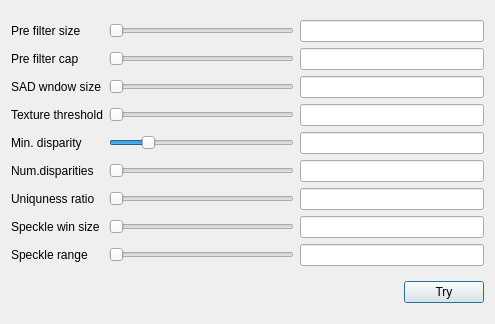
<?xml version="1.0" encoding="UTF-8"?>
<ui version="4.0">
 <class>AdjustBMParam</class>
 <widget class="QDialog" name="AdjustBMParam">
  <property name="geometry">
   <rect>
    <x>0</x>
    <y>0</y>
    <width>495</width>
    <height>324</height>
   </rect>
  </property>
  <property name="windowTitle">
   <string>BM Parameters</string>
  </property>
  <layout class="QVBoxLayout" name="verticalLayout">
   <item>
    <layout class="QGridLayout" name="gridLayout">
     <item row="0" column="0">
      <widget class="QLabel" name="label">
       <property name="text">
        <string>Pre filter size</string>
       </property>
      </widget>
     </item>
     <item row="0" column="1">
      <widget class="QSlider" name="preFilterSz">
       <property name="minimum">
        <number>5</number>
       </property>
       <property name="maximum">
        <number>255</number>
       </property>
       <property name="orientation">
        <enum>Qt::Horizontal</enum>
       </property>
      </widget>
     </item>
     <item row="0" column="2">
      <widget class="QLineEdit" name="pSz"/>
     </item>
     <item row="1" column="0">
      <widget class="QLabel" name="label_2">
       <property name="text">
        <string>Pre filter cap</string>
       </property>
      </widget>
     </item>
     <item row="1" column="1">
      <widget class="QSlider" name="preFilterCap">
       <property name="minimum">
        <number>1</number>
       </property>
       <property name="maximum">
        <number>31</number>
       </property>
       <property name="value">
        <number>1</number>
       </property>
       <property name="orientation">
        <enum>Qt::Horizontal</enum>
       </property>
      </widget>
     </item>
     <item row="1" column="2">
      <widget class="QLineEdit" name="pCap"/>
     </item>
     <item row="2" column="0">
      <widget class="QLabel" name="label_3">
       <property name="text">
        <string>SAD wndow size</string>
       </property>
      </widget>
     </item>
     <item row="2" column="1">
      <widget class="QSlider" name="SADWndSz">
       <property name="minimum">
        <number>5</number>
       </property>
       <property name="maximum">
        <number>255</number>
       </property>
       <property name="singleStep">
        <number>2</number>
       </property>
       <property name="orientation">
        <enum>Qt::Horizontal</enum>
       </property>
      </widget>
     </item>
     <item row="2" column="2">
      <widget class="QLineEdit" name="sadSz"/>
     </item>
     <item row="3" column="0">
      <widget class="QLabel" name="label_4">
       <property name="text">
        <string>Texture threshold</string>
       </property>
      </widget>
     </item>
     <item row="3" column="1">
      <widget class="QSlider" name="textureth">
       <property name="minimum">
        <number>1</number>
       </property>
       <property name="maximum">
        <number>200</number>
       </property>
       <property name="orientation">
        <enum>Qt::Horizontal</enum>
       </property>
      </widget>
     </item>
     <item row="3" column="2">
      <widget class="QLineEdit" name="textTh"/>
     </item>
     <item row="4" column="0">
      <widget class="QLabel" name="label_5">
       <property name="text">
        <string>Min. disparity</string>
       </property>
      </widget>
     </item>
     <item row="4" column="1">
      <widget class="QSlider" name="minDisp">
       <property name="minimum">
        <number>-30</number>
       </property>
       <property name="maximum">
        <number>130</number>
       </property>
       <property name="orientation">
        <enum>Qt::Horizontal</enum>
       </property>
      </widget>
     </item>
     <item row="4" column="2">
      <widget class="QLineEdit" name="minDisp_2"/>
     </item>
     <item row="5" column="0">
      <widget class="QLabel" name="label_6">
       <property name="text">
        <string>Num.disparities</string>
       </property>
      </widget>
     </item>
     <item row="5" column="1">
      <widget class="QSlider" name="numDisp">
       <property name="minimum">
        <number>1</number>
       </property>
       <property name="maximum">
        <number>20</number>
       </property>
       <property name="singleStep">
        <number>16</number>
       </property>
       <property name="pageStep">
        <number>16</number>
       </property>
       <property name="orientation">
        <enum>Qt::Horizontal</enum>
       </property>
       <property name="tickPosition">
        <enum>QSlider::NoTicks</enum>
       </property>
       <property name="tickInterval">
        <number>0</number>
       </property>
      </widget>
     </item>
     <item row="5" column="2">
      <widget class="QLineEdit" name="numDisp_2"/>
     </item>
     <item row="6" column="0">
      <widget class="QLabel" name="label_7">
       <property name="text">
        <string>Uniquness ratio</string>
       </property>
      </widget>
     </item>
     <item row="6" column="1">
      <widget class="QSlider" name="uniq">
       <property name="minimum">
        <number>1</number>
       </property>
       <property name="maximum">
        <number>200</number>
       </property>
       <property name="orientation">
        <enum>Qt::Horizontal</enum>
       </property>
      </widget>
     </item>
     <item row="6" column="2">
      <widget class="QLineEdit" name="uniqRatio"/>
     </item>
     <item row="7" column="0">
      <widget class="QLabel" name="label_8">
       <property name="text">
        <string>Speckle win size</string>
       </property>
      </widget>
     </item>
     <item row="7" column="1">
      <widget class="QSlider" name="speckleWndSz">
       <property name="minimum">
        <number>1</number>
       </property>
       <property name="orientation">
        <enum>Qt::Horizontal</enum>
       </property>
      </widget>
     </item>
     <item row="7" column="2">
      <widget class="QLineEdit" name="spkSz"/>
     </item>
     <item row="8" column="0">
      <widget class="QLabel" name="label_9">
       <property name="text">
        <string>Speckle range</string>
       </property>
      </widget>
     </item>
     <item row="8" column="1">
      <widget class="QSlider" name="specklerange">
       <property name="minimum">
        <number>1</number>
       </property>
       <property name="orientation">
        <enum>Qt::Horizontal</enum>
       </property>
      </widget>
     </item>
     <item row="8" column="2">
      <widget class="QLineEdit" name="spkRag"/>
     </item>
    </layout>
   </item>
   <item>
    <layout class="QHBoxLayout" name="horizontalLayout">
     <item>
      <spacer name="horizontalSpacer">
       <property name="orientation">
        <enum>Qt::Horizontal</enum>
       </property>
       <property name="sizeHint" stdset="0">
        <size>
         <width>378</width>
         <height>20</height>
        </size>
       </property>
      </spacer>
     </item>
     <item>
      <widget class="QPushButton" name="tryBtn">
       <property name="text">
        <string>Try</string>
       </property>
      </widget>
     </item>
    </layout>
   </item>
  </layout>
 </widget>
 <resources/>
 <connections>
  <connection>
   <sender>tryBtn</sender>
   <signal>clicked()</signal>
   <receiver>AdjustBMParam</receiver>
   <slot>tryParam()</slot>
   <hints>
    <hint type="sourcelabel">
     <x>423</x>
     <y>271</y>
    </hint>
    <hint type="destinationlabel">
     <x>319</x>
     <y>288</y>
    </hint>
   </hints>
  </connection>
  <connection>
   <sender>preFilterSz</sender>
   <signal>sliderMoved(int)</signal>
   <receiver>AdjustBMParam</receiver>
   <slot>updateFilterSize()</slot>
   <hints>
    <hint type="sourcelabel">
     <x>156</x>
     <y>18</y>
    </hint>
    <hint type="destinationlabel">
     <x>82</x>
     <y>6</y>
    </hint>
   </hints>
  </connection>
  <connection>
   <sender>preFilterCap</sender>
   <signal>sliderMoved(int)</signal>
   <receiver>AdjustBMParam</receiver>
   <slot>updateFilterCap()</slot>
   <hints>
    <hint type="sourcelabel">
     <x>224</x>
     <y>44</y>
    </hint>
    <hint type="destinationlabel">
     <x>502</x>
     <y>49</y>
    </hint>
   </hints>
  </connection>
  <connection>
   <sender>SADWndSz</sender>
   <signal>sliderMoved(int)</signal>
   <receiver>AdjustBMParam</receiver>
   <slot>updateSADWinSz()</slot>
   <hints>
    <hint type="sourcelabel">
     <x>266</x>
     <y>79</y>
    </hint>
    <hint type="destinationlabel">
     <x>54</x>
     <y>57</y>
    </hint>
   </hints>
  </connection>
  <connection>
   <sender>textureth</sender>
   <signal>sliderMoved(int)</signal>
   <receiver>AdjustBMParam</receiver>
   <slot>updateTexture()</slot>
   <hints>
    <hint type="sourcelabel">
     <x>145</x>
     <y>99</y>
    </hint>
    <hint type="destinationlabel">
     <x>82</x>
     <y>109</y>
    </hint>
   </hints>
  </connection>
  <connection>
   <sender>minDisp</sender>
   <signal>sliderMoved(int)</signal>
   <receiver>AdjustBMParam</receiver>
   <slot>updateMinDisp()</slot>
   <hints>
    <hint type="sourcelabel">
     <x>160</x>
     <y>123</y>
    </hint>
    <hint type="destinationlabel">
     <x>2</x>
     <y>143</y>
    </hint>
   </hints>
  </connection>
  <connection>
   <sender>numDisp</sender>
   <signal>sliderMoved(int)</signal>
   <receiver>AdjustBMParam</receiver>
   <slot>updateMaxDisp()</slot>
   <hints>
    <hint type="sourcelabel">
     <x>168</x>
     <y>146</y>
    </hint>
    <hint type="destinationlabel">
     <x>491</x>
     <y>175</y>
    </hint>
   </hints>
  </connection>
  <connection>
   <sender>uniq</sender>
   <signal>sliderMoved(int)</signal>
   <receiver>AdjustBMParam</receiver>
   <slot>updtaeUniq()</slot>
   <hints>
    <hint type="sourcelabel">
     <x>122</x>
     <y>173</y>
    </hint>
    <hint type="destinationlabel">
     <x>494</x>
     <y>225</y>
    </hint>
   </hints>
  </connection>
  <connection>
   <sender>speckleWndSz</sender>
   <signal>sliderMoved(int)</signal>
   <receiver>AdjustBMParam</receiver>
   <slot>updateSpeckSz()</slot>
   <hints>
    <hint type="sourcelabel">
     <x>215</x>
     <y>196</y>
    </hint>
    <hint type="destinationlabel">
     <x>116</x>
     <y>268</y>
    </hint>
   </hints>
  </connection>
  <connection>
   <sender>specklerange</sender>
   <signal>sliderMoved(int)</signal>
   <receiver>AdjustBMParam</receiver>
   <slot>updateSpeckRange()</slot>
   <hints>
    <hint type="sourcelabel">
     <x>163</x>
     <y>233</y>
    </hint>
    <hint type="destinationlabel">
     <x>163</x>
     <y>290</y>
    </hint>
   </hints>
  </connection>
  <connection>
   <sender>preFilterSz</sender>
   <signal>sliderReleased()</signal>
   <receiver>AdjustBMParam</receiver>
   <slot>tryParam()</slot>
   <hints>
    <hint type="sourcelabel">
     <x>194</x>
     <y>22</y>
    </hint>
    <hint type="destinationlabel">
     <x>326</x>
     <y>5</y>
    </hint>
   </hints>
  </connection>
  <connection>
   <sender>preFilterCap</sender>
   <signal>sliderReleased()</signal>
   <receiver>AdjustBMParam</receiver>
   <slot>tryParam()</slot>
   <hints>
    <hint type="sourcelabel">
     <x>263</x>
     <y>40</y>
    </hint>
    <hint type="destinationlabel">
     <x>338</x>
     <y>32</y>
    </hint>
   </hints>
  </connection>
  <connection>
   <sender>SADWndSz</sender>
   <signal>sliderReleased()</signal>
   <receiver>AdjustBMParam</receiver>
   <slot>tryParam()</slot>
   <hints>
    <hint type="sourcelabel">
     <x>285</x>
     <y>75</y>
    </hint>
    <hint type="destinationlabel">
     <x>341</x>
     <y>60</y>
    </hint>
   </hints>
  </connection>
  <connection>
   <sender>textureth</sender>
   <signal>sliderReleased()</signal>
   <receiver>AdjustBMParam</receiver>
   <slot>tryParam()</slot>
   <hints>
    <hint type="sourcelabel">
     <x>246</x>
     <y>95</y>
    </hint>
    <hint type="destinationlabel">
     <x>394</x>
     <y>82</y>
    </hint>
   </hints>
  </connection>
  <connection>
   <sender>minDisp</sender>
   <signal>sliderReleased()</signal>
   <receiver>AdjustBMParam</receiver>
   <slot>tryParam()</slot>
   <hints>
    <hint type="sourcelabel">
     <x>222</x>
     <y>121</y>
    </hint>
    <hint type="destinationlabel">
     <x>367</x>
     <y>109</y>
    </hint>
   </hints>
  </connection>
  <connection>
   <sender>numDisp</sender>
   <signal>sliderReleased()</signal>
   <receiver>AdjustBMParam</receiver>
   <slot>tryParam()</slot>
   <hints>
    <hint type="sourcelabel">
     <x>281</x>
     <y>150</y>
    </hint>
    <hint type="destinationlabel">
     <x>364</x>
     <y>135</y>
    </hint>
   </hints>
  </connection>
  <connection>
   <sender>uniq</sender>
   <signal>sliderReleased()</signal>
   <receiver>AdjustBMParam</receiver>
   <slot>tryParam()</slot>
   <hints>
    <hint type="sourcelabel">
     <x>258</x>
     <y>174</y>
    </hint>
    <hint type="destinationlabel">
     <x>339</x>
     <y>164</y>
    </hint>
   </hints>
  </connection>
  <connection>
   <sender>speckleWndSz</sender>
   <signal>sliderReleased()</signal>
   <receiver>AdjustBMParam</receiver>
   <slot>tryParam()</slot>
   <hints>
    <hint type="sourcelabel">
     <x>241</x>
     <y>201</y>
    </hint>
    <hint type="destinationlabel">
     <x>345</x>
     <y>189</y>
    </hint>
   </hints>
  </connection>
  <connection>
   <sender>specklerange</sender>
   <signal>sliderReleased()</signal>
   <receiver>AdjustBMParam</receiver>
   <slot>tryParam()</slot>
   <hints>
    <hint type="sourcelabel">
     <x>234</x>
     <y>234</y>
    </hint>
    <hint type="destinationlabel">
     <x>369</x>
     <y>246</y>
    </hint>
   </hints>
  </connection>
 </connections>
 <slots>
  <slot>tryParam()</slot>
  <slot>updateFilterSize()</slot>
  <slot>updateFilterCap()</slot>
  <slot>updateSADWinSz()</slot>
  <slot>updateTexture()</slot>
  <slot>updateSpeckSz()</slot>
  <slot>updateSpeckRange()</slot>
  <slot>updtaeUniq()</slot>
  <slot>updateMinDisp()</slot>
  <slot>updateMaxDisp()</slot>
 </slots>
</ui>
